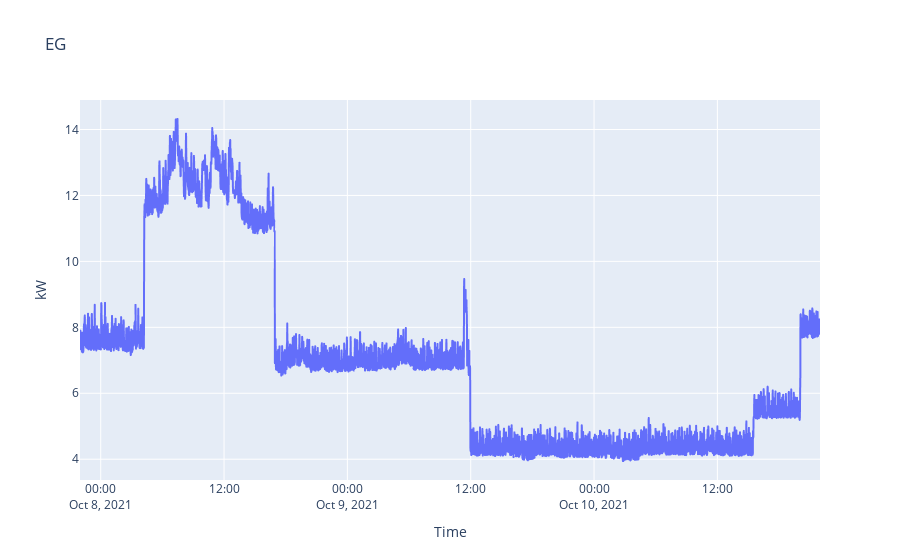

The cell this chart's notebook holds for it:
### Code cell
px.line(
    x=df_1T.index, y=df_1T.kw, 
    title='EG',
    labels={
        'x': 'Time',
        'y': 'kW'
    })

### Figure 1 — Plotly figure (JSON) as saved in the notebook; plotly's stock layout.template omitted (floating-point values rounded to 4 significant figures; data arrays with more than 128 entries replaced by an {"elided": "..."} marker saying what was removed)
{"data": [{"hovertemplate": "Time=%{x}<br>kW=%{y}<extra></extra>", "legendgroup": "", "line": {"color": "#636efa", "dash": "solid"}, "marker": {"symbol": "circle"}, "mode": "lines", "name": "", "showlegend": false, "type": "scattergl", "x": {"elided": "4321 str values"}, "xaxis": "x", "y": {"elided": "4321 float values"}, "yaxis": "y"}], "layout": {"legend": {"tracegroupgap": 0}, "title": {"text": "EG"}, "xaxis": {"anchor": "y", "domain": [0, 1], "title": {"text": "Time"}}, "yaxis": {"anchor": "x", "domain": [0, 1], "title": {"text": "kW"}}}}
